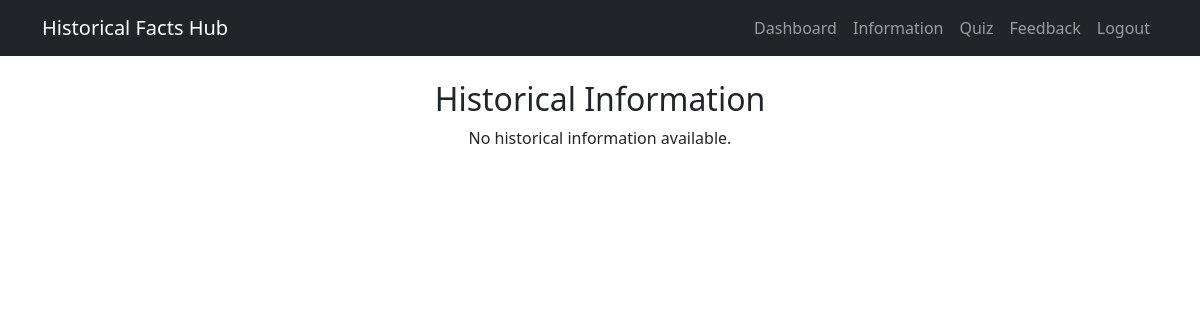
The page /information (signed in) on the database as committed earlier.
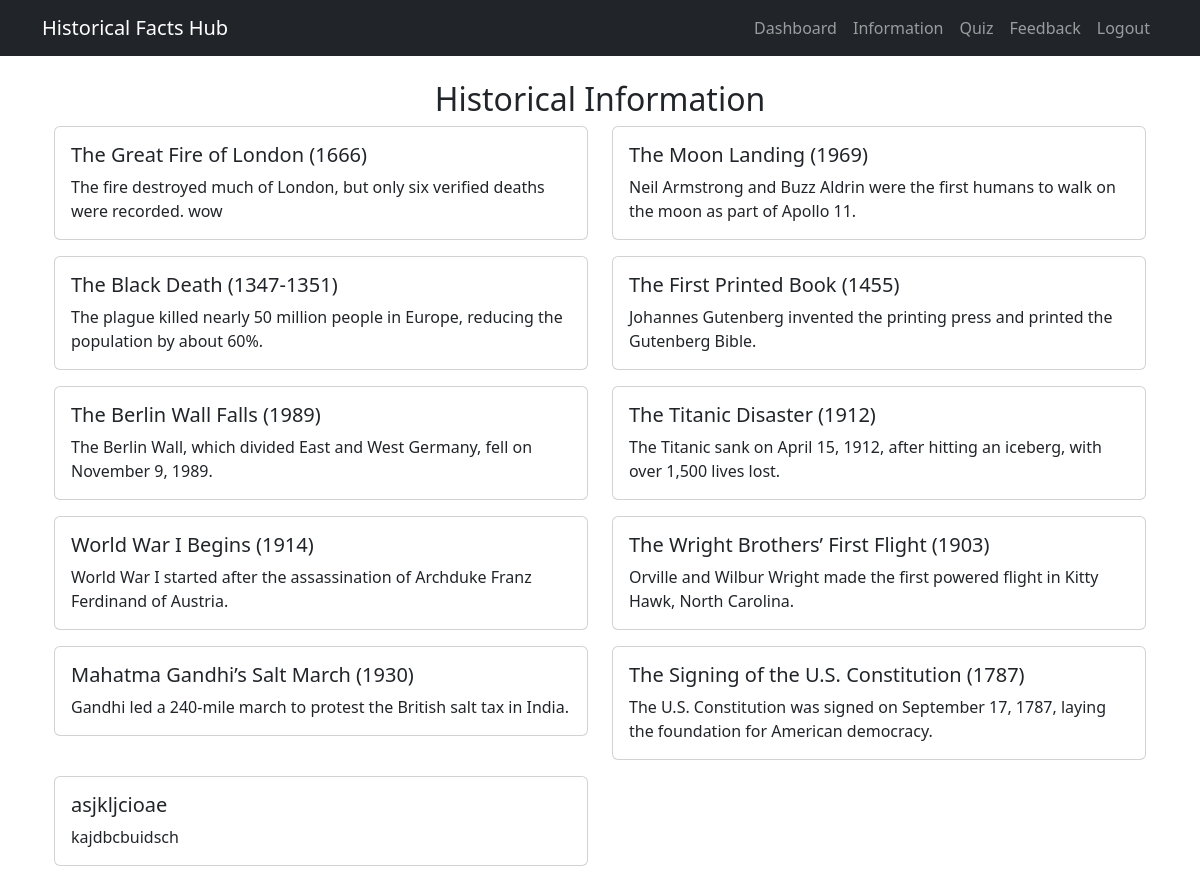
The same page on the database as committed later.
### app.py (models this page shows)
class Information(db.Model):
    id = db.Column(db.Integer, primary_key=True)
    title = db.Column(db.String(200), nullable=False)
    details = db.Column(db.Text, nullable=False)  # Ensure it's 'details', not 'content'

### app.py (the view)
@app.route('/information')
@login_required
def information():
    all_info = Information.query.all()  # Fetch all information from the database
    return render_template('information.html', information=all_info)

### app.py (called while the page is built)
@login_manager.user_loader
def load_user(user_id):
    return User.query.get(int(user_id))

### templates/information.html
{% extends "base.html" %}
{% block content %}
<div class="container mt-4">
    <h2 class="text-center">Historical Information</h2>
    <div class="row">
        {% if information %}
            {% for info in information %}
            <div class="col-md-6">
                <div class="card mb-3">
                    <div class="card-body">
                        <h5 class="card-title">{{ info.title }}</h5>
                        <p class="card-text">{{ info.details }}</p>
                    </div>
                </div>
            </div>
            {% endfor %}
        {% else %}
            <p class="text-center">No historical information available.</p>
        {% endif %}
    </div>
</div>
{% endblock %}

Rows that differ between the two databases and show on the page:
added Information: title "The Great Fire of London (1666)", details "The fire destroyed much of London, but only six verified deaths were recorded. wow"
added Information: title "The Moon Landing (1969)", details "Neil Armstrong and Buzz Aldrin were the first humans to walk on the moon as part of Apollo 11."
added Information: title "The Black Death (1347-1351)", details "The plague killed nearly 50 million people in Europe, reducing the population by about 60%."
added Information: title "The First Printed Book (1455)", details "Johannes Gutenberg invented the printing press and printed the Gutenberg Bible."
added Information: title "The Berlin Wall Falls (1989)", details "The Berlin Wall, which divided East and West Germany, fell on November 9, 1989."
added Information: title "The Titanic Disaster (1912)", details "The Titanic sank on April 15, 1912, after hitting an iceberg, with over 1,500 lives lost."
added Information: title "World War I Begins (1914)", details "World War I started after the assassination of Archduke Franz Ferdinand of Austria."
added Information: title "The Wright Brothers’ First Flight (1903)", details "Orville and Wilbur Wright made the first powered flight in Kitty Hawk, North Carolina."
added Information: title "Mahatma Gandhi’s Salt March (1930)", details "Gandhi led a 240-mile march to protest the British salt tax in India."
added Information: title "The Signing of the U.S. Constitution (1787)", details "The U.S. Constitution was signed on September 17, 1787, laying the foundation for American democracy."
added Information: title "asjkljcioae", details "kajdbcbuidsch"
Other text that changed with them:
text no longer shown: "No historical information available."
